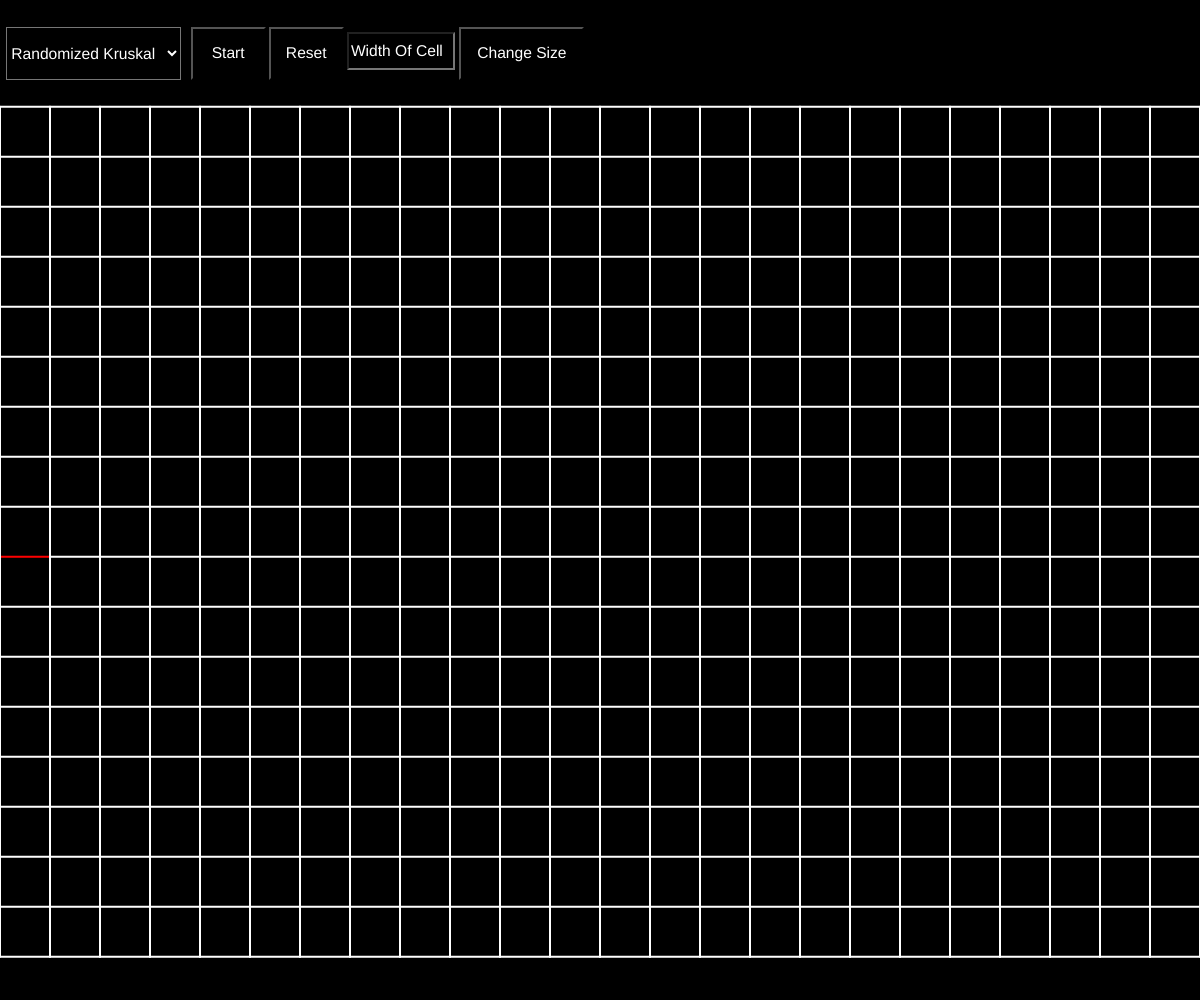
Frame 1 (no input)
Frame 60 (no input): identical to frame 1, image omitted
Frame 120 (the mouse pressed at the canvas centre since frame 60): identical to frame 1, image omitted

The p5.js sketch that drew this single still picture (run headless with seeded random() and noise() and a simulated clock; from frame 60 on, the mouse is pressed at the canvas centre):

// p5.js sketch
// ── sketch.js
//om op elk scherm hetzelfde te tonen
let schermX;
let schermY;

//ALLE VARIABEL MAZE GENERATION
let kolommen, rijen;
let breedte = 50;
let rooster = [];
let roosterPrim = [];
let doolhof;

let doolhofrdV = 1;//verticale constante
let doolhofrdH = 2; //horizontale constante
let mazeRD = true;

let huidige;
let huidigePrim;
let huidigeWilson;
let stack = [];
let grens = [];
let roosterWilson = [];
let tijdelijkPad = [];

let offsetMaze = 100;

let gaanMaze = false;

let optiesMaze;
let shuffleMaze;
let startMaze;
let inputMaze;
let nieuweMaze;
let actieMaze;
//EINDE VARIABELEN MAZE GENERATION

function setup() {
  //canvas maken
  createCanvas(windowWidth, windowHeight);
  pixelDensity(1);

  schermX = width / 1920;
  schermY = height / 937;

  //zorg dat de scrollbar weg is
  document.documentElement.style.overflow = 'hidden';
  document.body.scroll = "no";
  colorMode(HSB, 255, 255, 255);
  mazeSetup();
}

function draw() {
  genereerDoolhof();
}


function mazeSetup() {
  gaanMaze = false;
  zetOptiesMaze();
  zetKnoppenMaze();
  actieMaze = optiesMaze.value();
  gaanMaze = false;
  breedte = 50;
  rooster = [];
  roosterPrim = [];
  roosterWilson = [];
  grens = [];
  stack = [];
  tijdelijkPad = [];
  doolhof = null;
  kolommen = floor(width / breedte);
  rijen = floor((height - offsetMaze * schermY) / breedte);
  for(let j = 0; j < rijen; j++) {
    for(let i = 0; i < kolommen; i++) {
      let cel = new Cell(i, j);
      rooster.push(cel);
    }
  }
  huidige = rooster[0];

  doolhof = new Kruskal(rijen, kolommen, breedte  );
  doolhof.initialiseer();

  for(let j = 0; j < rijen; j++) {
    for(let i = 0; i < kolommen; i++) {
      let cel = new Prim(i, j);
      roosterPrim.push(cel);
    }
  }

  let index = floor(random(roosterPrim.length));
  huidigePrim = roosterPrim[index];
  huidigePrim.doolhof = true;
  huidigePrim.ongedefinieerd = false;
  huidigePrim.isGrens = false;

  for (let j = 0; j < rijen; j++) {
    for (let i = 0; i < kolommen; i++) {
      let cell = new Wilson(i, j);
      roosterWilson.push(cell);
    }
  }

  let i = floor(random(roosterWilson.length));
  huidigeWilson = roosterWilson[i];
  huidigeWilson.niets = false;
  huidigeWilson.doolhof = true;
  i += floor(random(1, 10));
  huidigeWilson = roosterWilson[i];
  huidigeWilson.niets = false;
  huidigeWilson.pad = true;
  tijdelijkPad.push(huidigeWilson);
}

function zetMaze() {
  mazeB = true;
}

// ── Maze Generation.js
function genereerDoolhof() {
  if(actieMaze == 'Recursive Backtracker') {
    backtracker();
  } else if(actieMaze == 'Randomized Kruskal') {
    kruskal();
  } else if(actieMaze == 'Randomized Prim') {
    prim();
  } else if(actieMaze == "Wilson's Algorithm") {
    wilson();
  } else if(actieMaze == 'Recursive Division') {
    mazeRecursiveDivision();
    gaanMaze = false;
  }
}

function backtracker() {
  background(0);
  for(cel of rooster) {
    cel.toon();
  }
  huidige.bezocht = true;
  huidige.highlight();
  if(gaanMaze) {
    //STAP 1: kies ee willekeurige buur
    let volgende = huidige.checkBuren();
    if(volgende) {
      volgende.bezocht = true;
      //STAP 2: voeg de huidige cel toe aan de stack
      stack.push(huidige);
      //STAP 3: verwijder de muur tussen de cellen
      verwijderMuren(huidige, volgende);
      //STAP 4: zet de volgende als de huidige
      huidige = volgende;
    } else if(stack.length > 0) {
      //als er geen mogelijke buren meer zijn, backtrack dan naar een cel die wel lege buren heeft
      huidige = stack.pop();
    }
  }
}

function kruskal() {
  background(0);
  noStroke();
  push();
  colorMode(RGB);
  if(gaanMaze) doolhof.verwijderEenMuur();
  doolhof.toon();
  pop();
}

function prim() {
  background(0);
  for(cel of roosterPrim) cel.toon();
  if(gaanMaze) {
    //STAP 1:zet de buren van de huidige in de grens en zet de grenzen in de grens array
    huidigePrim.checkOmgeving();

    for(let i = 0; i < roosterPrim.length; i++) {
      if(roosterPrim[i].isGrens && !roosterPrim[i].doolhof) {
        let insteken = true;
        for(let j = 0; j < grens.length; j++) {
          if(roosterPrim[i] == grens[j]) insteken = false;
        }
        let cel = roosterPrim[i];
        if(insteken) grens.push(cel);
      }
    }

    //STAP 2: kies 1 willekeurige cel uit de grens array
    if(grens.length > 0) {
      let index = floor(random(grens.length));
      let volgende = grens.splice(index, 1)[0];
      let buur = volgende.checkBuren();
      if(buur != null) verwijderMuren(volgende, buur);
      huidigePrim = volgende;
    }
    huidigePrim.isGrens = false;
    huidigePrim.doolhof = true;
    huidigePrim.ongedefinieerd = false;
  }
}

function wilson() {
  background(0);
  for(let i = 0; i < roosterWilson.length; i++) {
    roosterWilson[i].toon();
  }
  if(gaanMaze) {
    if(!huidigeWilson.pad && huidigeWilson.doolhof) {
      huidigeWilson.pad = true;
      huidigeWilson.doolhof = false;
      tijdelijkPad.push(huidigeWilson);
    }
    if(huidigeWilson.niets && !huidigeWilson.pad && !huidigeWilson.doolhof) {
      huidigeWilson.pad = true;
      huidigeWilson.niets = false;
      tijdelijkPad.push(huidigeWilson);
    }

    volgende = huidigeWilson.checkBuren();
    if(volgende != undefined) {
      if(volgende.doolhof) {

        for(let i = 0; i < tijdelijkPad.length; i++) {
          tijdelijkPad[i].pad = false;
          tijdelijkPad[i].doolhof = true;
        }
        for(let i = 1; i < tijdelijkPad.length; i++) {
          verwijderMuren(tijdelijkPad[i - 1], tijdelijkPad [i]);
        }
        if(tijdelijkPad.length > 0) verwijderMuren(tijdelijkPad[tijdelijkPad.length - 1], volgende);
        tijdelijkPad = [];
        nietInMaze();
      } else if (volgende.pad) {
        let index = 0;
        for(let i = 0; i < tijdelijkPad.length; i++) {
          if(volgende.i == tijdelijkPad[i].i && volgende.j == tijdelijkPad[i].j ) {
            index = i;
          }
        }

        let tijdelijk = [];
        for(let i = 0; i <= index; i++) {
          tijdelijk[i] = tijdelijkPad[i];
        }

        for(let i = index; i < tijdelijkPad.length; i++) {
          tijdelijkPad[i].niets = true;
          tijdelijkPad[i].doolhof = false;
          tijdelijkPad[i].pad = false;
        }

        tijdelijkPad = tijdelijk;

        if(tijdelijkPad.length > 0) {
          huidigeWilson = tijdelijkPad[tijdelijkPad.length - 1];
        } else {
          nietInMaze();
        }
      } else {
        volgende.niets = false;
        volgende.pad = true;
        tijdelijkPad.push(volgende);
        huidigeWilson = volgende;
      }
    }
  }
}

async function mazeRecursiveDivision() {
  if(!gaanMaze && mazeRD) {
    noStroke();
    fill(0);
    rect(0, 0, width, height);
  } else {
    noStroke();
    fill(0);
    rect(0, 0, width, offsetMaze * schermY);
  }
  stroke(255);
  strokeWeight(2);
  line(0, offsetMaze * schermY, width, offsetMaze * schermY);
  line(width, offsetMaze, width, height);
  line(0, height, width, height);
  line(0, offsetMaze * schermY, 0, height);
  if(gaanMaze) {
    if(mazeRD) {
      mazeRD = false;
      noStroke();
      fill(0);
      rect(0, offsetMaze * schermY, width, height);
      verdeel(0, 0, rijen*2, kolommen*2);
    }
  }
}

async function verdeel(rij1, kolom1, rij2, kolom2) {
  let muurRij, muurKolom;
  let richting = verdeelRichting(rij1, kolom1, rij2, kolom2);
  if(richting == doolhofrdV) {
    muurKolom = randomInt(kolom1 + 1, kolom2 - 1);
    muurRij = randomInt(rij1, rij2 - 1);

    await slaap(20);
    lijnRooster(muurKolom, rij1, muurKolom, muurRij);
    lijnRooster(muurKolom, muurRij + 1, muurKolom, rij2);

    await slaap(20);
    verdeel(rij1, kolom1, rij2, muurKolom);
    await slaap(20);
    verdeel(rij1, muurKolom, rij2, kolom2);

  } else if (richting == doolhofrdH) {
    muurKolom = randomInt(kolom1, kolom2 - 1);
    muurRij = randomInt(rij1 + 1, rij2 - 1);

    await slaap(20);
    lijnRooster(kolom1, muurRij, muurKolom, muurRij);
    lijnRooster(muurKolom + 1, muurRij, kolom2, muurRij);

    await slaap(20);
    verdeel(rij1, kolom1, muurRij, kolom2);
    await slaap(20);
    verdeel(muurRij, kolom1, rij2, kolom2);
  } else {
    return;
  }
}

function verdeelRichting(rij1, kolom1, rij2, kolom2) {
  let deltaRij = rij2 - rij1;
  let deltaKolom = kolom2 - kolom1;
  if (deltaRij <= 1 || deltaKolom <= 1) {  //te klein om nog te verdelen
    return 0;           //verdeel niets
  } else if (deltaRij < deltaKolom) { //plat en brede rechthoek
    return doolhofrdV;  // Verticaal verdelen
  } else {              //hoog en smal
    return doolhofrdH;  //Horizontaal verdelen
  }
}

function randomInt(min, max) {
  return round(random(min - 0.5, max + 0.5));
}

function lijnRooster(rij1, kolom1, rij2, kolom2) {
  line(rij1 * breedte, offsetMaze * schermY + kolom1 * breedte, rij2 * breedte, offsetMaze *schermY + kolom2 * breedte);
}

async function slaap(ms) {
  return new Promise(resolve => setTimeout(resolve, ms));
}


function index(i, j) {
  if (i < 0 || j < 0 || i > kolommen - 1 || j > rijen - 1) {
    return -1;
  }
  return i + j * kolommen;
}

function verwijderMuren(a, b) {
  let x = a.i - b.i;
  if(x == 1) {
    a.muren[3] = false;
    b.muren[1] = false;
  } else if(x == -1) {
    a.muren[1] = false;
    b.muren[3] = false;
  }
  let y = a.j - b.j;
  if(y == 1) {
    a.muren[0] = false;
    b.muren[2] = false;
  } else if(y == -1) {
    a.muren[2] = false;
    b.muren[0] = false;
  }
}

function resetVariabelenMaze() {
  gaanMaze = false;
  mazeRD = true;
  breedte = 50;
  rooster = [];
  roosterPrim = [];
  roosterWilson = [];
  grens = [];
  stack = [];
  tijdelijkPad = [];
  doolhof = null;
  kolommen = floor(width / breedte);
  rijen = floor((height - offsetMaze * schermY) / breedte);
  for(let j = 0; j < rijen; j++) {
    for(let i = 0; i < kolommen; i++) {
      let cel = new Cell(i, j);
      rooster.push(cel);
    }
  }
  huidige = rooster[0];

  doolhof = new Kruskal(rijen, kolommen, breedte  );
  doolhof.initialiseer();

  for(let j = 0; j < rijen; j++) {
    for(let i = 0; i < kolommen; i++) {
      let cel = new Prim(i, j);
      roosterPrim.push(cel);
    }
  }

  let index = floor(random(roosterPrim.length));
  huidigePrim = roosterPrim[index];
  huidigePrim.doolhof = true;
  huidigePrim.ongedefinieerd = false;
  huidigePrim.isGrens = false;

  for (let j = 0; j < rijen; j++) {
    for (let i = 0; i < kolommen; i++) {
      let cell = new Wilson(i, j);
      roosterWilson.push(cell);
    }
  }

  let i = floor(random(roosterWilson.length));
  huidigeWilson = roosterWilson[i];
  huidigeWilson.niets = false;
  huidigeWilson.doolhof = true;
  i += floor(random(1, 10));
  huidigeWilson = roosterWilson[i];
  huidigeWilson.niets = false;
  huidigeWilson.pad = true;
  tijdelijkPad.push(huidigeWilson);
}

function resetOptiesMaze() {
  optiesMaze.attribute('disabled', '');
  optiesMaze.hide();

  startMaze.attribute('disabled', '');
  startMaze.hide();

  shuffleMaze.attribute('disabled', '');
  shuffleMaze.hide();

  nieuweMaze.attribute('disabled', '');
  nieuweMaze.hide();

  inputMaze.attribute('disabled', '');
  inputMaze.hide();
}

function zetOptiesMaze() {
  optiesMaze = createSelect();
  optiesMaze.position(10 * schermX, 25* schermY);
  optiesMaze.size(280 * schermX, 50 * schermY);
  let grootte = 25 * schermX;
  optiesMaze.style('font-size', grootte + 'px');
  optiesMaze.style("background-color", color(0));
  optiesMaze.style("color", color(255));
  optiesMaze.option('Randomized Kruskal');
  optiesMaze.option('Randomized Prim');
  optiesMaze.option('Recursive Backtracker');
  optiesMaze.option('Recursive Division');
  optiesMaze.option("Wilson's Algorithm");
  optiesMaze.selected('Randomized Kruskal');
  actieMaze = 'Randomized Kruskal';
  optiesMaze.changed(veranderingMaze);
}

function zetKnoppenMaze() {
  let grootte = 25 * schermX;
  startMaze = createButton('Start');
  startMaze.position(305 * schermX, 25 * schermY);
  startMaze.style('font-size', grootte + 'px');
  startMaze.style("background-color", color(0));
  startMaze.style("color", color(255));
  startMaze.size(120 * schermX, 50 * schermY);
  startMaze.mousePressed(startenMaze);

  shuffleMaze = createButton('Reset');
  shuffleMaze.position(430 * schermX, 25 * schermY);
  shuffleMaze.style('font-size', grootte + 'px');
  shuffleMaze.style("background-color", color(0));
  shuffleMaze.style("color", color(255));
  shuffleMaze.size(120 * schermX, 50 * schermY);
  shuffleMaze.mousePressed(resetVariabelenMaze);

  inputMaze = createInput('Width Of Cell');
  inputMaze.position(555 * schermX, 30 * schermY);
  inputMaze.style('font-size', grootte + 'px');
  inputMaze.style("background-color", color(0));
  inputMaze.style("color", color(255));
  inputMaze.size(160 * schermX, 30 * schermY);

  nieuweMaze = createButton('Change Size');
  nieuweMaze.position(735 * schermX, 25 * schermY);
  nieuweMaze.style('font-size', grootte + 'px');
  nieuweMaze.style("background-color", color(0));
  nieuweMaze.style("color", color(255));
  nieuweMaze.size(200 * schermX, 50 * schermY);
  nieuweMaze.mousePressed(nieuweBreedte);
}

function startenMaze() {
  gaanMaze = true;
}

function nieuweBreedte() {
  let tijdelijk = parseInt(inputMaze.value(), 10);
  if(tijdelijk && tijdelijk > 1) {
    breedte = tijdelijk;
    gaanMaze = false;
    //setup maze
    rooster = [];
    roosterPrim = [];
    roosterWilson = [];
    grens = [];
    stack = [];
    tijdelijkPad = [];
    doolhof = null;
    kolommen = floor(width / breedte);
    rijen = floor((height - offsetMaze * schermY) / breedte);
    for(let j = 0; j < rijen; j++) {
      for(let i = 0; i < kolommen; i++) {
        let cel = new Cell(i, j);
        rooster.push(cel);
      }
    }
    huidige = rooster[0];

    doolhof = new Kruskal(rijen, kolommen, breedte  );
    doolhof.initialiseer();

    for(let j = 0; j < rijen; j++) {
      for(let i = 0; i < kolommen; i++) {
        let cel = new Prim(i, j);
        roosterPrim.push(cel);
      }
    }

    let index = floor(random(roosterPrim.length));
    huidigePrim = roosterPrim[index];
    huidigePrim.doolhof = true;
    huidigePrim.ongedefinieerd = false;
    huidigePrim.isGrens = false;

    for (let j = 0; j < rijen; j++) {
      for (let i = 0; i < kolommen; i++) {
        let cell = new Wilson(i, j);
        roosterWilson.push(cell);
      }
    }

    let i = floor(random(roosterWilson.length));
    huidigeWilson = roosterWilson[i];
    huidigeWilson.niets = false;
    huidigeWilson.doolhof = true;
    i += floor(random(1, 10));
    huidigeWilson = roosterWilson[i];
    huidigeWilson.niets = false;
    huidigeWilson.pad = true;
    tijdelijkPad.push(huidigeWilson);
  }
}

function veranderingMaze() {
  let item = optiesMaze.value();
  actieMaze = item;
  gaanMaze = false;
}

function nietInMaze() {
  let tijdelijk = [];
  for(let i = 0; i < roosterWilson.length; i++) {
    let cel = roosterWilson[i];
    if(cel.niets) {
      if(!cel.pad || cel.doolhof) tijdelijk.push(cel);
    }
  }
  if(tijdelijk.length > 0) {
    let j = floor(random(tijdelijk.length));
    huidigeWilson = tijdelijk[j];
  }
}

// ── cel.js
class Cell {
  constructor(i, j) {
    this.i = i;
    this.j = j;
    this.muren = [true, true, true, true]; //BOVEN RECHTS ONDER LINKS
    this.bezocht = false;
  }

  toon() {
    push();
    colorMode(RGB);
    let x = this.i * breedte;
    let y = offsetMaze * schermY + this.j * breedte;
    strokeWeight(2);
    stroke(255);
    if(this.muren[0]) line(x, y, x + breedte, y);
    if(this.muren[1]) line(x + breedte, y, x + breedte, y + breedte);
    if(this.muren[2]) line(x + breedte, y + breedte, x, y + breedte);
    if(this.muren[3]) line(x, y + breedte, x, y);

    if(this.bezocht) {
      fill(0);
      noStroke();
      rect(x, y, breedte, breedte);
    }
    pop();
  }

  highlight() {
    push();
    colorMode(RGB);
    let x = this.i * breedte;
    let y = offsetMaze * schermY + this.j * breedte;
    fill(0, 255, 0);
    noStroke();
    rect(x, y, breedte, breedte);
    pop();
  }

  checkBuren() {
    let buren = [];
    let boven = rooster[index(this.i, this.j - 1)];
    let rechts = rooster[index(this.i + 1 , this.j)];
    let onder = rooster[index(this.i, this.j + 1)];
    let links = rooster[index(this.i - 1, this.j)];

    if(boven && !boven.bezocht) buren.push(boven);
    if(rechts && !rechts.bezocht) buren.push(rechts);
    if(onder && !onder.bezocht) buren.push(onder);
    if(links && !links.bezocht) buren.push(links);

    if(buren.length > 0) {
      let r = floor(random(0, buren.length));
      return buren[r];
    } else {
      return undefined;
    }
  }
}

class Kruskal {
  constructor(rijen, kolommen, b) {
    this.rijen = rijen;
    this.kolommen = kolommen;
    this.grootte = b;
    this.muren = [];
    this.set = new Set();
    this.indexMuur = 0;
  }

  initialiseer() {
    for(let i = 0; i <= this.rijen; i++){
      for(let j = 0; j < this.kolommen; j++){
        this.muren.push(new Muur(i, j, i, j + 1, this.grootte));
      }
    }

    for(let j = 0; j <= this.kolommen; j++){
      for(let i = 0; i < this.rijen; i++){
        this.muren.push(new Muur(i, j, i + 1, j, this.grootte));
      }
    }

    this.muren.sort(function randomSort() {
      if(random() > 0.5) {
        return -1;
      } else {
        return 1;
      }
    });

    for(let i = 0; i < this.rijen; i++){
      for(let j = 0; j < this.kolommen; j++){
        this.set.set.push(new Cel(i, j, this.rijen, this.kolommen));
      }
    }
  }

  toon() {
    for(let i = 0; i < this.muren.length; i++){
      this.muren[i].highlighten(false);
    }
    this.muren[this.indexMuur].highlighten(true);

    for(let i = 0; i < this.muren.length; i++){
      this.muren[i].toon();
    }
  }

  verwijderEenMuur() {
    let muur = this.muren[this.indexMuur];
    let isRand = (muur.i1 == muur.i2 && (muur.i1 == 0 || muur.i1 == this.rijen)) || (muur.j1 == muur.j2 && (muur.j1 == 0 || muur.j1 == this.kolommen));
    if(!isRand) {
      let kind1Index, kind2Index;
      if(muur.i1 == muur.i2) {
        kind1Index = (muur.i1 - 1) * this.kolommen + muur.j1;
        kind2Index = muur.i1 * this.kolommen + muur.j1;
      } else if(muur.j1 == muur.j2) {
        kind1Index = muur.i1 * this.kolommen + muur.j1 - 1;
        kind2Index = muur.i1 * this.kolommen + muur.j1;
      }

      let ouder1 = this.set.zoekOuder(kind1Index);
      let ouder2 = this.set.zoekOuder(kind2Index);
      if (ouder1 != ouder2){
        this.muren[this.indexMuur].open = true;
        this.set.fusie(kind1Index, kind2Index);
      }
    }

    this.indexMuur++;
    if(this.indexMuur >= this.muren.length){
      this.indexMuur = this.muren.length - 1;
    }
  }
}

class Set{
  constructor() {
    this.set = [];
  }

  zoekOuder(index) {
    let indexOuder = this.set[index].ouder;
    if(indexOuder == index){
      return index;
    }

    let tijdelijk = this.zoekOuder(indexOuder);
    this.set[index].ouder = tijdelijk;
    return tijdelijk;
  }

  fusie(index1, index2){
    let ouder1 = this.zoekOuder(index1);
    let ouder2 = this.zoekOuder(index2);
    this.set[ouder1].ouder = ouder2;
  }
}

class Cel {
  constructor(i, j, rijen, kolommen) {
    this.i = i;
    this.j = j;
    this.rijen = rijen;
    this.kolommen = kolommen;
    this.ouder = i * kolommen + j;
    this.index = i * kolommen + j;
  }
}

class Muur {
  constructor(i1, j1, i2, j2, b) {
    this.i1 = i1;
    this.j1 = j1;
    this.i2 = i2;
    this.j2 = j2;
    this.b = b;
    this.open = false;
    this.highlight = false;
  }

  highlighten(boolean) {
    this.highlight = boolean;
  }

  toon() {
    if(this.open == false){
      if(this.highlight) {
        stroke(255, 0, 0);
      } else {
        stroke(255);
      }
      strokeWeight(2);
      line(this.j1 * this.b, this.i1 * this.b + offsetMaze * schermY, this.j2 * this.b, this.i2 * this.b + offsetMaze * schermY);
    }
  }
}

class Prim {
  constructor(i, j) {
    this.i = i;
    this.j = j;
    this.muren = [true, true, true, true]; //BOVEN RECHTS ONDER LINKS
    this.doolhof = false;
    this.isGrens = false;
    this.ongedefinieerd = true;
  }

  toon() {
    push();
    colorMode(RGB);
    let x = this.i * breedte;
    let y = this.j * breedte + offsetMaze * schermY;
    strokeWeight(2);
    stroke(255);
    if(this.muren[0]) line(x, y, x + breedte, y);
    if(this.muren[1]) line(x + breedte, y, x + breedte, y + breedte);
    if(this.muren[2]) line(x + breedte, y + breedte, x, y + breedte);
    if(this.muren[3]) line(x, y + breedte, x, y);

    if(this.doolhof) {
      fill(0);
    } else if(this.isGrens) {
      fill(255, 0, 0);
    } else if(this.ongedefinieerd) {
      fill(100);
    }
    noStroke();
    rect(x, y, breedte, breedte);
    pop();
  }

  highlight() {
    push();
    colorMode(RGB);
    let x = this.i * breedte;
    let y = this.j * breedte;
    fill(0, 255, 0);
    noStroke();
    rect(x, y, breedte, breedte);
    pop();
  }

  checkBuren() {
    let buren = [];
    let boven = roosterPrim[index(this.i, this.j - 1)];
    let rechts = roosterPrim[index(this.i + 1 , this.j)];
    let onder = roosterPrim[index(this.i, this.j + 1)];
    let links = roosterPrim[index(this.i - 1, this.j)];

    if(boven && boven.doolhof) buren.push(boven);
    if(rechts && rechts.doolhof) buren.push(rechts);
    if(onder && onder.doolhof) buren.push(onder);
    if(links && links.doolhof) buren.push(links);

    if(buren.length > 0) {
      let r = floor(random(0, buren.length));
      return buren[r];
    } else {
      return undefined;
    }
  }

  checkOmgeving() {
    let boven = roosterPrim[index(this.i, this.j - 1)];
    let rechts = roosterPrim[index(this.i + 1 , this.j)];
    let onder = roosterPrim[index(this.i, this.j + 1)];
    let links = roosterPrim[index(this.i - 1, this.j)];

    if(boven && !boven.bezocht) {
      boven.isGrens = true;
      boven.ongedefinieerd = false;
    }
    if(rechts && !rechts.bezocht) {
      rechts.isGrens = true;
      rechts.ongedefinieerd = false;
    }
    if(onder && !onder.bezocht) {
      onder.isGrens = true;
      onder.ongedefinieerd = false;
    }
    if(links && !links.bezocht) {
      links.isGrens = true;
      links.ongedefinieerd = false;
    }
  }
}

class Wilson {
  constructor(i ,j) {
    this.i = i;
    this.j = j;
    this.muren = [true, true, true, true];
    this.doolhof = false;
    this.pad = false;
    this.niets = true;
  }

  checkBuren() {
    let buren = [];

    let boven = roosterWilson[index(this.i, this.j - 1)];
    let rechts = roosterWilson[index(this.i + 1, this.j)];
    let onder = roosterWilson[index(this.i, this.j + 1)];
    let links = roosterWilson[index(this.i - 1, this.j)];

    if (boven) {
      buren.push(boven);
    }
    if (rechts) {
      buren.push(rechts);
    }
    if (onder) {
      buren.push(onder);
    }
    if (links) {
      buren.push(links);
    }

    if (buren.length > 0) {
      let r = floor(random(0, buren.length));
      return buren[r];
    } else {
      return undefined;
    }
  }

  toon() {
    push();
    colorMode(RGB);
    let x = this.i * breedte;
    let y = this.j * breedte + offsetMaze * schermY;
    stroke(255);
    if (this.muren[0]) {
      line(x, y, x + breedte, y);
    }
    if (this.muren[1]) {
      line(x + breedte, y, x + breedte, y + breedte);
    }
    if (this.muren[2]) {
      line(x + breedte, y + breedte, x, y + breedte);
    }
    if (this.muren[3]) {
      line(x, y + breedte, x, y);
    }

    if (this.niets) {
      noStroke();
      fill(100);
      rect(x, y, breedte, breedte);
    }

    if(this.pad) {
      noStroke();
      fill(255, 0, 0);
      rect(x, y, breedte, breedte);
    }

    if(this.doolhof) {
      noStroke();
      fill(0);
      rect(x, y, breedte, breedte);
    }
    pop();
  }
}
